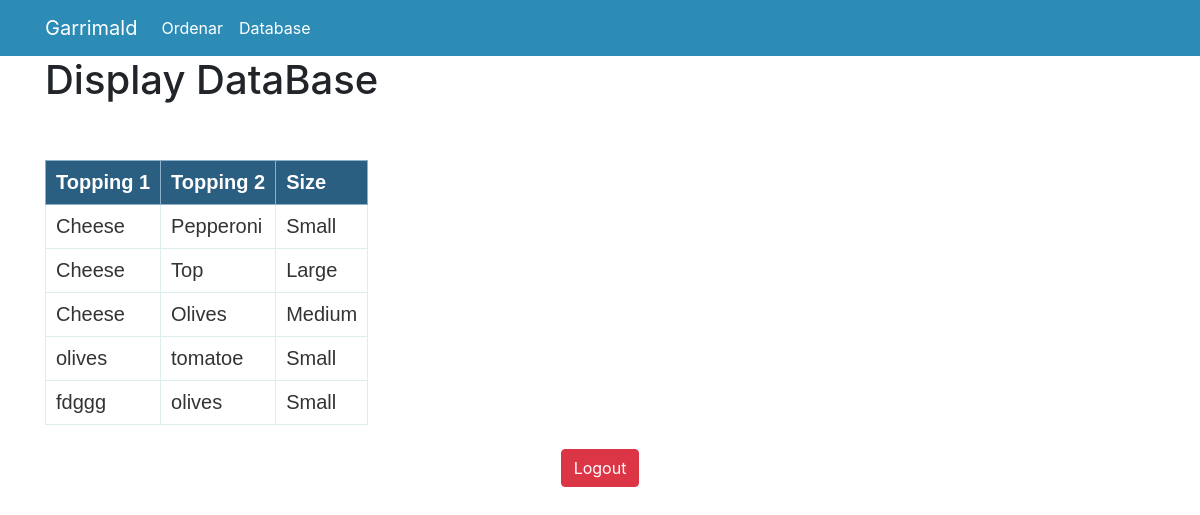
The app's page /db (signed in), older data.
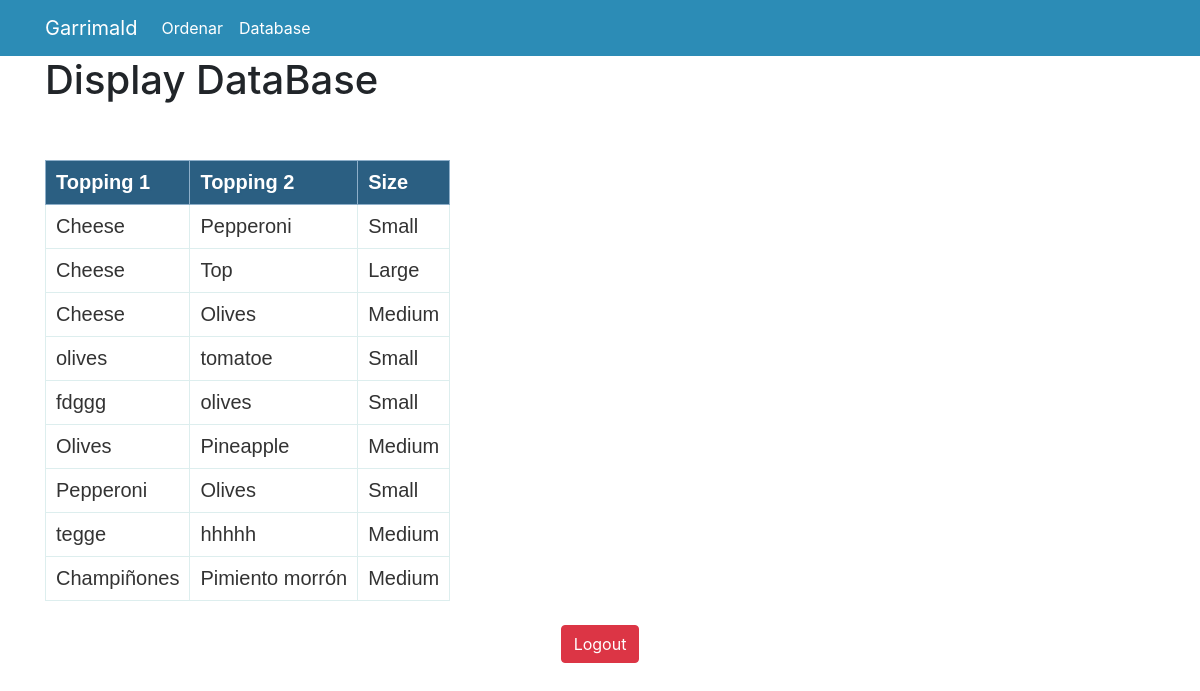
The same page, newer data.
### pizza/models.py (models this page shows, shortened)
class Pizza(models.Model):
    topping1 = models.CharField(max_length=100)
    topping2 = models.CharField(max_length=100)
    size = models.ForeignKey(Size, on_delete=models.CASCADE)

class Size(models.Model):
    title = models.CharField(max_length=100)

### pizza/views.py (the view)
# urls.py: path('db', views.db, name = 'db'),
@login_required(login_url='login')
def db(request):
    data = serializers.serialize('python', Pizza.objects.filter())
    print(data)
    dict_size = []
    x = Pizza.objects.all()
    aux = 0
    for obj in x:
        print(x[aux].size.title)
        print(x[aux].topping1)
        print(x[aux].topping2)
        dict_size.append({'topping1':x[aux].topping1, 'topping2':x[aux].topping2, 'size':x[aux].size.title})
        aux += 1
    print(dict_size)
    context = {'dict_size':dict_size}
    return render(request, 'pizza/db.html', context)

### pizza/templates/pizza/db.html (shortened to what this page needs)
{% extends 'pizza/base.html' %}
{% block 'body' %}
<div class="container">
    <h1>Display DataBase</h1>
    <br><br>
    <table class="zui-table">
        <thead>
            <tr>
                <th>
                    Topping 1
                </th>
                <th>
                    Topping 2
                </th>
                <th>
                    Size
                </th>
            </tr>
        </thead>
        {% for instance in dict_size %}
            <tr>
                <td>
                    {{ instance.topping1 }}
                </td>
                <td>
                    {{ instance.topping2 }}
                </td>
                <td>
                    {{ instance.size }}
                </td>
            </tr>
        {% endfor %}
    </table>
</div>
<div class="text-center">
    <br>
         <a class="btn btn-danger" href="{% url 'logout' %}">Logout</a>
</div>
{% endblock %}

### pizza/templates/pizza/base.html (shortened to what this page needs)
<!doctype html>
<html lang="en">
  <head>
    <link rel="stylesheet" href="https://stackpath.bootstrapcdn.com/bootstrap/4.2.1/css/bootstrap.min.css">
  </head>
  <nav class="navbar navbar-expand-lg navbar-dark" style="background-color: #2c8cb6">
    <div class="container">
      <a class="navbar-brand" href="{% url 'home' %}">Garrimald</a>
      <div class="collapse navbar-collapse" id="navbarNav">
        <ul class="navbar-nav">
          <li class="nav-item active">
            <a class="nav-link" href="{% url 'order' %}">Ordenar</a>
          </li>
          <li class="nav-item active">
            <a class="nav-link" href="{% url 'db' %}">Database</a>
          </li>
        </ul>
      </div>
    </div>
  </nav>
  <body>
    {% block 'body' %}
    {% endblock %}
  </body>
</html>

### pizza/templates/pizza/db.html (style rules this page uses)
.zui-table { border: solid 1px #DDEEEE; border-collapse: collapse; border-spacing: 0; font: normal 20px Arial, sans-serif; }
.zui-table thead th { background-color: #2b5f82; border: solid 1px #8eafc9; color: #ffffff; padding: 10px; text-align: left; text-shadow: 1px 1px 1px #2b5f82; }
.zui-table tbody td { border: solid 1px #DDEEEE; color: #333; padding: 10px; text-shadow: 1px 1px 1px #fff; }

Row changes from the older to the newer data that the page shows:
added Pizza: topping1 "Olives", topping2 "Pineapple"
added Pizza: topping1 "Pepperoni", topping2 "Olives"
added Pizza: topping1 "tegge", topping2 "hhhhh"
added Pizza: topping1 "Champiñones", topping2 "Pimiento morrón"
Text that changed along with them:
new list line: "Medium"
new list line: "Small"
